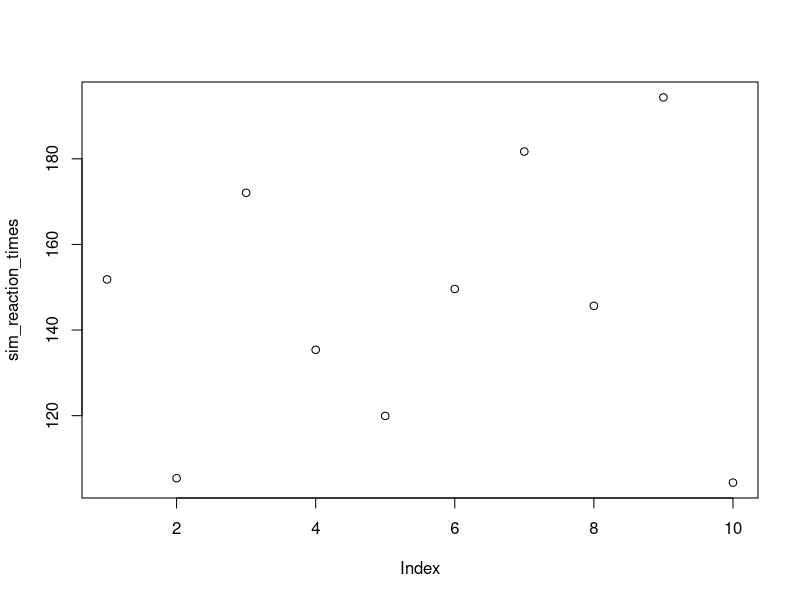
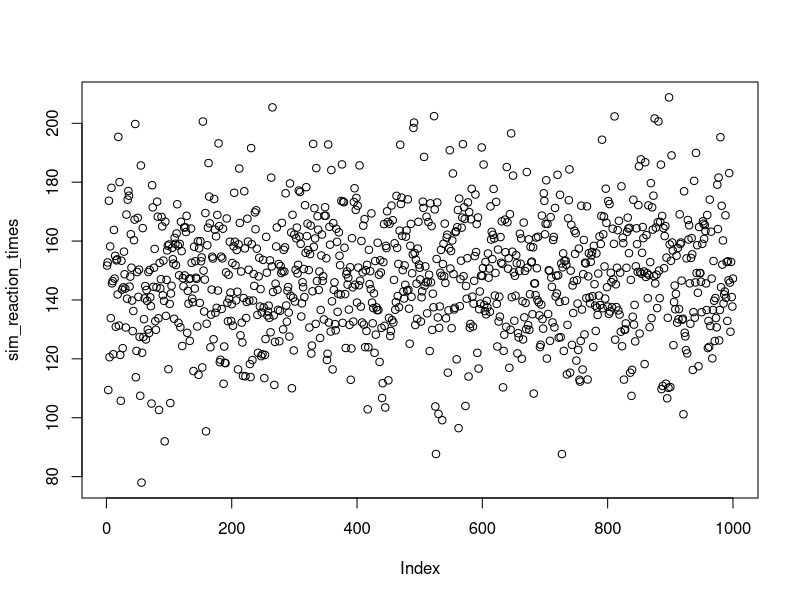
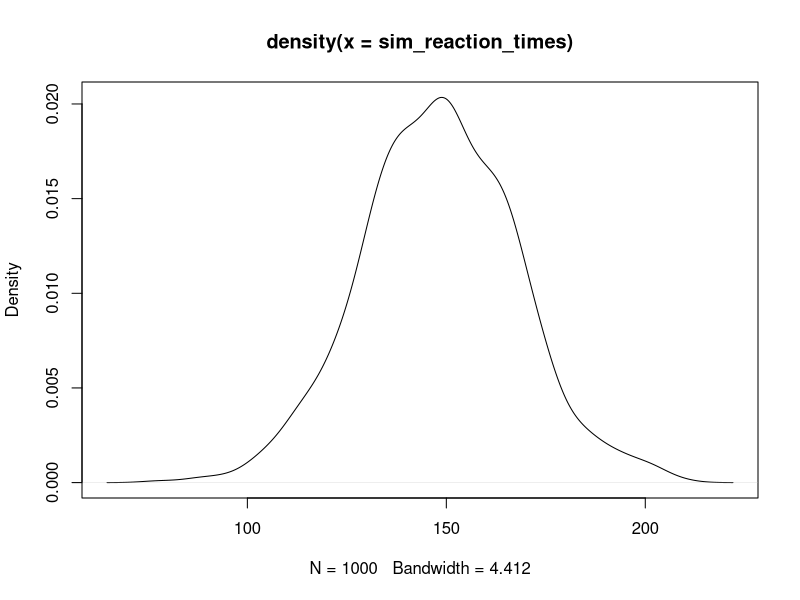
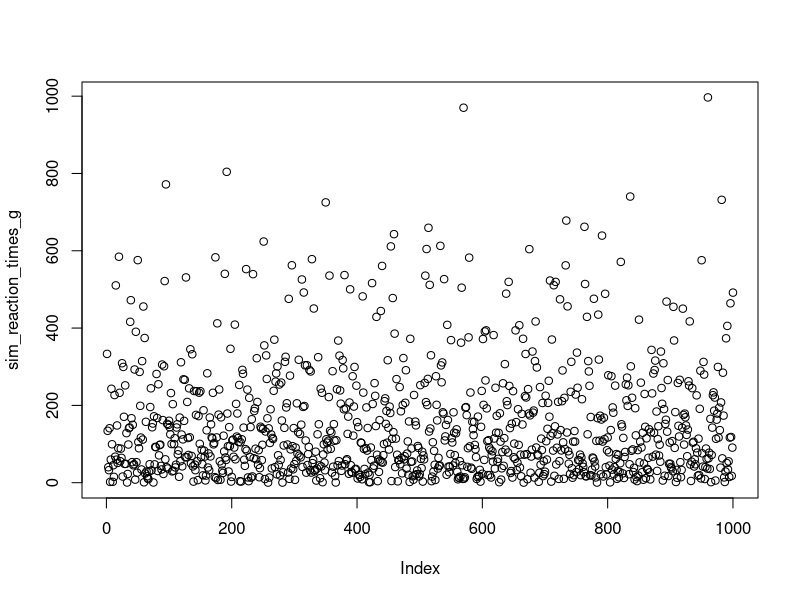
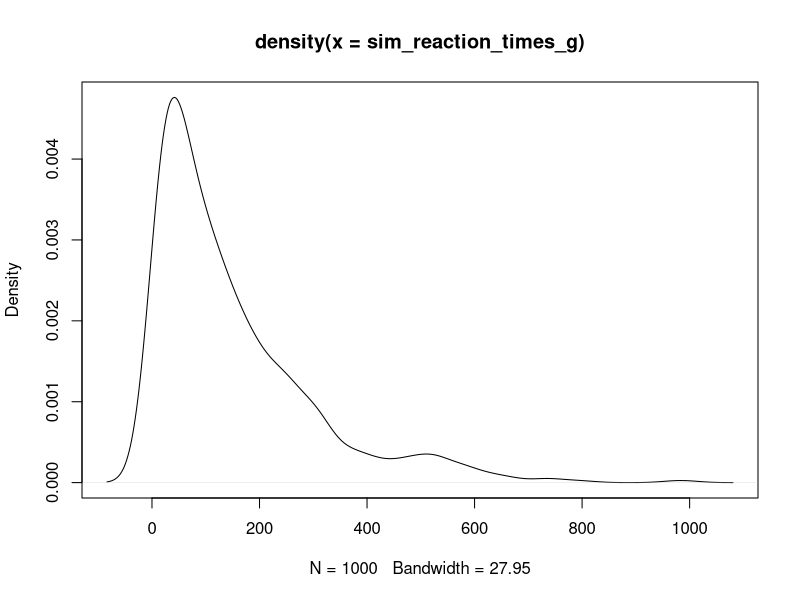

R code for these plots, in order:
## ---- chunk 1
heights1 <- c(170,178,162,166,183,185) #a vector of heights in cms

(170 + 178 + 162 + 166 + 183 + 185) * (1 / 6) #calculating the mean explicitly

sum(heights1) * (1 / length(heights1)) #using sum() and length() functions

mean(heights1) #using the mean() function directly
## ---- chunk 2
sort(heights1) #not necessary to compute median, just for illustration
median(heights1)

heights2 <- c(170,178,162,166,183,185,155) #a vector of heights in cms
sort(heights2) #not necessary to compute median, just for illustration
median(heights2)
## ---- chunk 3

heights3 <- c(170,178,162,166,183,185,188,300) #a vector of heights in cms
mean(heights3)
median(heights3)
## ---- chunk 4
#Let's let the computer generate the data
#We will simulate reaction times (in milliseconds)
#Starting small, generating just 10 observations and telling R that the central tendency is 150 ms, with 20 ms of standard deviation

sim_reaction_times <- rnorm(n = 10, mean = 150, sd = 20) #sample 1000 times from a Normal distribution with mean 150 and sd of 20
sim_reaction_times #look at what reaction times we sampled
plot(sim_reaction_times) #visualize the reaction times we sampled

mean(sim_reaction_times) #calculate their mean
median(sim_reaction_times) #calculate their median


#The same thing, but now with 1000 observations sampled

sim_reaction_times <- rnorm(n = 1000, mean = 150, sd = 20) #sample 1000 times from a Normal distribution with mean 150 and sd of 20
plot(sim_reaction_times) #visualize the reaction times we sampled

mean(sim_reaction_times) #calculate their mean
median(sim_reaction_times) #calculate their median

plot(density(sim_reaction_times))

#Changing the generating distribution
sim_reaction_times_g <- rgamma(n = 1000, shape=1, scale=150) #sample 1000 times from a Gamma distribution with mean 150 and sd of 20

plot(sim_reaction_times_g)

mean(sim_reaction_times_g)
median(sim_reaction_times_g)

plot(density(sim_reaction_times_g))
## ---- chunk 5
heights1
var(heights1)
sd(heights1) #the same as sqrt(var(heights))

#Unpacking variance and standard deviation
x_bar <- mean(heights1) #we assign this number to a variable named x_bar
x_bar

dev_heights <- heights1 - x_bar #deviations of each height from the mean
dev_heights

squared_dev_heights <- dev_heights**2 #squared deviations from the mean
squared_dev_heights

sum_squared_dev_heights <- sum(squared_dev_heights) #sum of the squared deviations
sum_squared_dev_heights

var_heights <- ( 1 / (length(heights1)-1) ) * sum_squared_dev_heights #divide by number of observations - 1
var_heights

sqrt(var_heights) #square root of the variance = std
## ---- chunk 6
sessionInfo()
